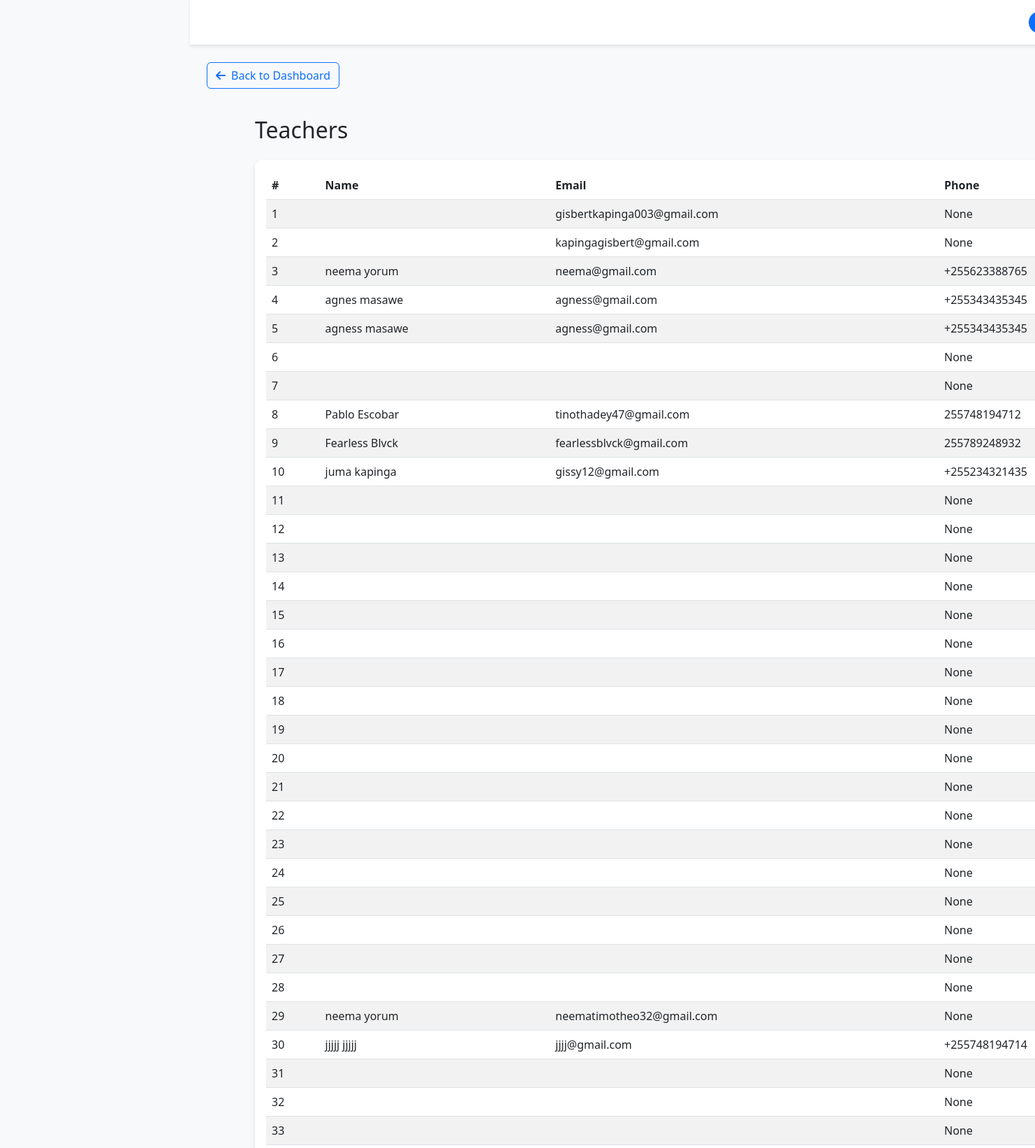
Page /primary_dashboard/teachers/ (signed in, upper part) on the committed database.
### accounts/models.py (models this page shows, shortened)
class Teacher(AbstractUser):
    GENDER_CHOICES = [
        ('M', 'Male'),
        ('F', 'Female'),
        ('O', 'Other'),
    ]
    SCHOOL_LEVEL_CHOICES = [
    ('primary', 'Primary School'),
    ('secondary', 'Secondary School'),
]
    phone_regex = RegexValidator(
        regex=r'^\+?255\d{9}$',
        message="Phone number must be entered in the format: '+255xxxxxxxxx'."
    )
    tsc_number = models.CharField(
        max_length=20,
        unique=True,
        verbose_name="TSC Number",
        null=True,
        blank=True
    )
    gender = models.CharField(
        max_length=1,
        choices=GENDER_CHOICES,
        null=True,
        blank=True
    )
    date_of_birth = models.DateField(null=True, blank=True)
    phone_number = models.CharField(
        validators=[phone_regex],
        max_length=13,
        null=True,
        blank=True
    )
    qualification = models.CharField(max_length=100, null=True, blank=True)  # Highest academic qualification
    subjects_taught = models.CharField(max_length=200, null=True, blank=True)  # Subjects separated by commas
    current_school = models.CharField(max_length=150, null=True, blank=True)  # Current school name
    school_level = models.CharField(
        max_length=10,
        choices=SCHOOL_LEVEL_CHOICES,
        null=True,
        blank=True
    )
    district = models.CharField(max_length=100, null=True, blank=True)  # District of the school
    region = models.CharField(max_length=100, null=True, blank=True)  # Region of the school
    profile_picture = models.ImageField(
        upload_to='teacher_profiles/',  # Files will be uploaded to MEDIA_ROOT/teacher_profiles/
        blank=True,
        null=True
    )
    registration_date = models.DateTimeField(auto_now_add=True)
    is_verified = models.BooleanField(default=False)
    class Meta:
        verbose_name = "Teacher"  # Singular name in admin
        verbose_name_plural = "Teachers"  # Plural name in admin

### primary_dashboard/views.py (the view)
# urls.py: path('teachers/', teachers_view, name='teachers'),
@login_required
def teachers_view(request):
    try:
        teachers = Teacher.objects.all()
    except Exception:
        teachers = []
    return render(request, 'primary_dashboard/teachers.html', {'teachers': teachers})

### primary_dashboard/context_processors.py (called while the page is built)
def classes_context(request):
    classes = Class.objects.all()
    return {'classes': classes}

def teacher_context(request):
    teachers = User.objects.filter(groups__name='Teachers')
    total_teachers = teachers.count()
    return {
        'teachers': teachers,
        'total_teachers': total_teachers
    }

def unread_notifications(request):
    if not request.user.is_authenticated:
        return {'unread_notifications': 0, 'primary_unread': 0, 'secondary_unread': 0}
    try:
        from .models import Notification as PrimaryNotification
        from secondary_dashboard.models import Notification as SecondaryNotification
        primary_unread = PrimaryNotification.objects.filter(is_active=True).exclude(read_by=request.user).count()
        secondary_unread = SecondaryNotification.objects.filter(is_active=True).exclude(read_by=request.user).count()
        total = primary_unread + secondary_unread
    except Exception:
        primary_unread = 0
        secondary_unread = 0
        total = 0
    return {
        'unread_notifications': total,
        'primary_unread': primary_unread,
        'secondary_unread': secondary_unread,
    }

### secondary_dashboard/context_processors.py (called while the page is built)
def secondary_teachers(request):
    teachers = Teacher.objects.filter(school_level='secondary').order_by('first_name', 'last_name')
    return {'secondary_teachers': teachers}

### primary_dashboard/templates/primary_dashboard/teachers.html (shortened to what this page needs)
{% extends "primary_dashboard/base.html" %}
{% block content %}
<div class="container py-4">
    <h2 class="mb-4">Teachers</h2>
    <div class="card">
        <div class="card-body">
            {% if teachers %}
            <div class="table-responsive">
                <table class="table table-striped table-hover">
                    <thead>
                        <tr>
                            <th>#</th>
                            <th>Name</th>
                            <th>Email</th>
                            <th>Phone</th>
                        </tr>
                    </thead>
                    <tbody>
                        {% for teacher in teachers %}
                        <tr>
                            <td>{{ forloop.counter }}</td>
                            <td>{{ teacher.get_full_name }}</td>
                            <td>{{ teacher.email }}</td>
                            <td>{{ teacher.phone_number }}</td>
                        </tr>
                        {% endfor %}
                    </tbody>
                </table>
            </div>
            {% else %}
                <div class="alert alert-info">No teachers found.</div>
            {% endif %}
        </div>
    </div>
</div>
{% endblock %}

### base/static/base/primary_dashboard_base.css (style rules this page uses)
body { background-color: #f8f9fa; }
.card { border: none; border-radius: 10px; box-shadow: 0 4px 6px rgba(0, 0, 0, 0.1); transition: transform 0.3s ease; }
.table-responsive { border-radius: 10px; overflow: hidden; }

### rows in the picture
Teacher: email "gisbertkapinga003@gmail.com", phone_number "None"
Teacher: email "kapingagisbert@gmail.com", phone_number "None"
Teacher: get_full_name "neema yorum", email "neema@gmail.com", phone_number "+255623388765"
Teacher: get_full_name "agnes masawe", email "agness@gmail.com", phone_number "+255343435345"
Teacher: get_full_name "agness masawe", email "agness@gmail.com", phone_number "+255343435345"
Teacher: phone_number "None"
Teacher: phone_number "None"
Teacher: get_full_name "Pablo Escobar", email "tinothadey47@gmail.com", phone_number "255748194712"
Teacher: get_full_name "Fearless Blvck", email "fearlessblvck@gmail.com", phone_number "255789248932"
Teacher: get_full_name "juma kapinga", email "gissy12@gmail.com", phone_number "+255234321435"
Teacher: phone_number "None"
Teacher: phone_number "None"
Teacher: phone_number "None"
Teacher: phone_number "None"
Teacher: phone_number "None"
Teacher: phone_number "None"
Teacher: phone_number "None"
Teacher: phone_number "None"
Teacher: phone_number "None"
Teacher: phone_number "None"
Teacher: phone_number "None"
Teacher: phone_number "None"
Teacher: phone_number "None"
Teacher: phone_number "None"
Teacher: phone_number "None"
Teacher: phone_number "None"
Teacher: phone_number "None"
Teacher: phone_number "None"
Teacher: get_full_name "neema yorum", email "neematimotheo32@gmail.com", phone_number "None"
Teacher: get_full_name "jjjjj jjjjj", email "jjjj@gmail.com", phone_number "+255748194714"
Teacher: phone_number "None"
Teacher: phone_number "None"
Teacher: phone_number "None"
